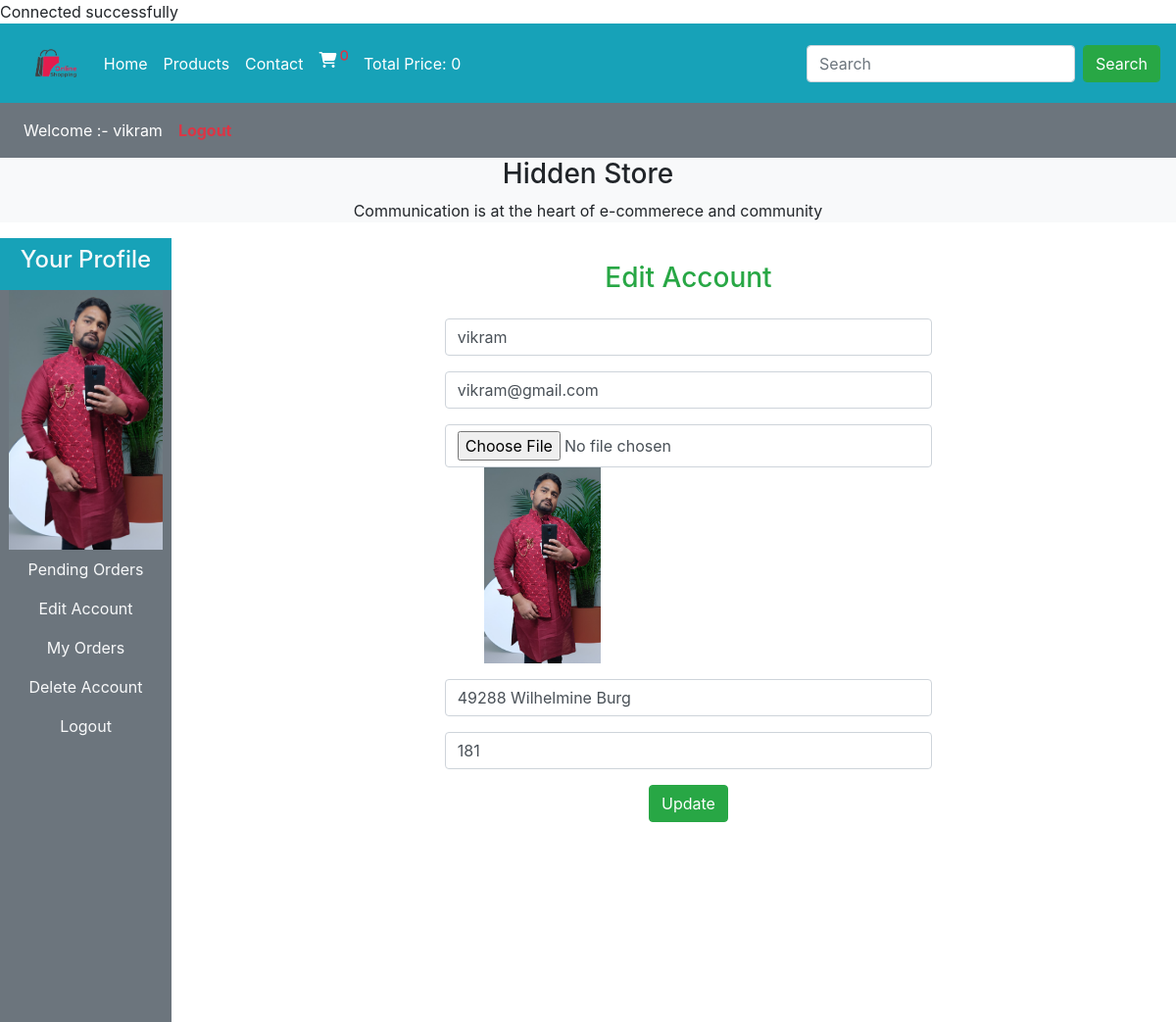
The page /user_area/profile.php?edit_account (signed in) on the database its author committed.
### tables this page shows
CREATE TABLE `user_table` (
  `user_id` int(11) NOT NULL,
  `user_name` varchar(200) NOT NULL,
  `user_email` varchar(200) NOT NULL,
  `user_password` varchar(200) NOT NULL,
  `user_image` varchar(255) NOT NULL,
  `user_ip` varchar(100) NOT NULL,
  `user_address` varchar(255) NOT NULL,
  `user_mobile` varchar(100) NOT NULL
);

### user_area/edit_account.php (the view, shortened to what this page needs)
<?php
if (isset($_GET['edit_account'])) {
    $user_session_name = $_SESSION['username'];
    $select_query = "SELECT * FROM user_table where user_name = '$user_session_name'";
    $result_query = mysqli_query($conn, $select_query);
    $row_fetch = mysqli_fetch_assoc($result_query);
    $user_name = $row_fetch['user_name'];
    $user_email = $row_fetch['user_email'];
    $user_address = $row_fetch['user_address'];
    $user_mobile = $row_fetch['user_mobile'];
}
?>
<!DOCTYPE html>
<html lang="en">
<head>
    <link rel="stylesheet" href="https://cdn.jsdelivr.net/npm/bootstrap@4.0.0/dist/css/bootstrap.min.css"
>
</head>
<body>
    <h3 class="text-center text-success my-4">Edit Account </h3>
    <div>
        <form class="w-50 m-auto" action="" method="post" enctype="multipart/form-data">
            <div class="mb-3">
                <input type="text" class="form-control" name="user_name1" value="<?php echo $user_name ?>">
            </div>
            <div class="mb-3">
                <input type="email" class="form-control" name="user_email" value="<?php echo $user_email ?>">
            </div>
            <div class="mb-3">
                <input type="file" class="form-control" name="user_image">
                <img src="user_image/<?php echo $user_image ?>" alt="" class="update_image">
            </div>
            <div class="mb-3">
                <input type="text" class="form-control" name="user_address" value="<?php echo $user_address ?>">
            </div>
            <div class="mb-3">
                <input type="number" class="form-control" name="user_number" value="<?php echo $user_mobile ?>">
            </div>
            <div class="text-center">
                <input class="btn btn-success" type="submit" value="Update" name="update">
            </div>
        </form>
    </div>
</body>
</html>

### user_area/profile.php (shortened to what this page needs)
<?php
include '../functions/common_function.php';
?>
<!DOCTYPE html>
<html lang="en">
<head>
    <link rel="stylesheet" href="https://cdn.jsdelivr.net/npm/bootstrap@4.0.0/dist/css/bootstrap.min.css"
>
    <link rel="stylesheet" href="https://cdnjs.cloudflare.com/ajax/libs/font-awesome/6.4.0/css/all.min.css">
    <link rel="stylesheet" href="style.css">
</head>
<body>
    <div class="container-fluid p-0">
        <nav class="navbar navbar-expand-lg navbar-light bg-info">
            <img class="img-fluid logo" src="../image/logo1.png" alt="logo image here">
            <div class="collapse navbar-collapse" id="navbarSupportedContent">
                <ul class="navbar-nav mr-auto">
                    <li class="nav-item active">
                        <a class="nav-link text-white" href="../index.php">Home</a>
                    </li>
                    <li class="nav-item active">
                        <a class="nav-link text-white" href="../display_all.php">Products</a>
                    </li>
                    <li class="nav-item active">
                        <a class="nav-link text-white" href="#">Contact</a>
                    </li>
                    <li class="nav-item active">
                        <a class="nav-link text-white" href="cart.php"><i class="fa-solid fa-cart-shopping"> <sup
                                    class="text-danger">
                                </sup> </i></a>
                    </li>
                    <li class="nav-item active">
                        <a class="nav-link text-white" href="#">Total Price:
                        </a>
                    </li>
                </ul>
                <form class="form-inline my-2 my-lg-0" action="../search_products.php" method="get">
                    <input class="form-control mr-sm-2" type="search" placeholder="Search" name="search_data"
                        aria-label="Search">
                    <input class="form-control btn btn-success" type="submit" name="search_data_product" value="Search"
                        placeholder="search">
                </form>
            </div>
        </nav>
        <nav class="navbar navbar-expand-lg navbar-dark bg-secondary">
            <ul class="navbar-nav me-auto">
                <?php
                if (!isset($_SESSION['username'])) {
                    echo " <li class='nav-item active'>
          <a class='nav-link text-white' href='#'>Welcome Guest</a>
        </li>";
                } else {
                    echo "<li class='nav-item active'>
          <a class='nav-link text-white' href='#'>Welcome :- " . $_SESSION['username'] . "</a>
        </li>";
                }
                if (!isset($_SESSION['username'])) {
                    echo " <li class='nav-item active'>
          <a class='nav-link text-white' href='user_login.php'>Login</a>
        </li>";
                } else {
                    echo "<li class='nav-item active fs-4'>
          <a class='nav-link text-danger font-weight-bold' href='logout.php'>Logout</a>
        </li>";
                }
                ?>
            </ul>
        </nav>
        <div class="bg-light">
            <h3 class="text-center">Hidden Store</h3>
            <p class="text-center">Communication is at the heart of e-commerece and community </p>
        </div>
        <div class="row">
            <div class="col col-md-2">
                <ul class="navbar-nav bg-secondary text-center" style="height:100vh">
                    <li class="nav-item bg-info">
                        <a href="" class="nav-link text-light"><h4>Your Profile</h4></a>
                    </li>
                    <?php
                    $user_name = $_SESSION['username'];
                    $select_image = "select * from user_table where user_name = '$user_name'";
                    $result_image = mysqli_query($conn,$select_image);
                    $fetch = mysqli_fetch_assoc($result_image);
                    $user_image = $fetch['user_image'];
                    ?>
                    <li class="nav-item">
                        <img class="img-fluid profile_image" src="user_image/<?php echo $user_image ?>" alt="">
                    </li>
                    <li class="nav-item">
                        <a href="profile.php" class="nav-link text-light">Pending Orders </a>
                    </li>
                    <li class="nav-item">
                        <a href="profile.php?edit_account" class="nav-link text-light">Edit Account</a>
                    </li>
                    <li class="nav-item">
                        <a href="profile.php?my_orders" class="nav-link text-light">My Orders </a>
                    </li>
                    <li class="nav-item">
                        <a href="profile.php?delete_account" class="nav-link text-light">Delete Account </a>
                    </li>
                    <li class="nav-item">
                        <a href="logout.php" class="nav-link text-light">Logout</a>
                    </li>
                </ul>
            </div>
            <div class="col col-md-10">
                <?php get_user_order_details();
                if(isset($_GET['edit_account'])){
                    include 'edit_account.php';
                }
                ?>
            </div>
        </div>
    </div>
</body>
</html>

### css/style.css (style rules this page uses)
body { margin: 0; padding: 0; box-sizing: border-box; }

### user_area/profile.php (style rules this page uses)
.logo { width: 7%; height: 7%; object-fit: contain; }
.profile_image { width: 90%; margin: auto; display: block; height: 100%; }

### user_area/edit_account.php (style rules this page uses)
.update_image { width: 200px; height: 200px; object-fit: contain; }

### rows shown on the page
user_table: user_image (picture), user_name1 "vikram", user_email "vikram@gmail.com", user_address "49288 Wilhelmine Burg", user_number "181"

### other values the page prints
$total "0"
$_SESSION['username'] "vikram"
